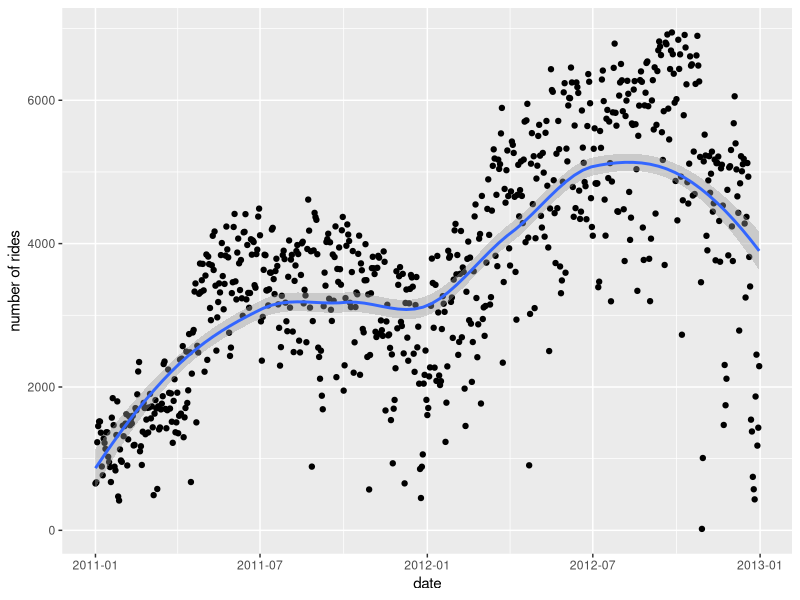
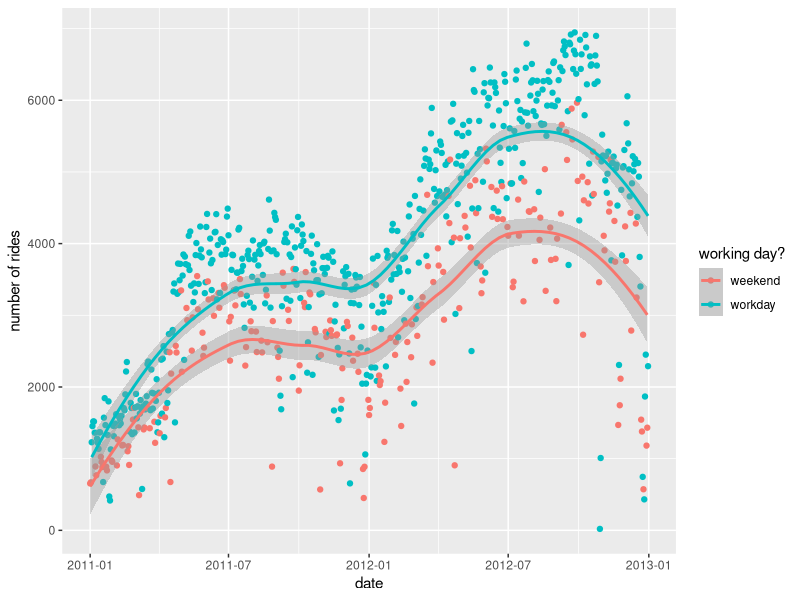

Recreate these plots in R, in order.
## ---- chunk 1
library(tidyverse)
bikeshare <- read_csv("data/bikeshare-day-simple.csv")
head(bikeshare)
## ---- chunk 2
bikeshare %>%
  ggplot() +
  aes(x = date, y = total_rides) +
  geom_point() +
  geom_smooth() +
  labs(
    x = "date", 
    y = "number of rides"
  )
## ---- chunk 3
bikeshare %>%
  ggplot() +
  aes(x = date, y = total_rides, color = workingday) +
  geom_point() +
  geom_smooth() +
  labs(
    x = "date", 
    y = "number of rides",
    color = "working day?"
  )
